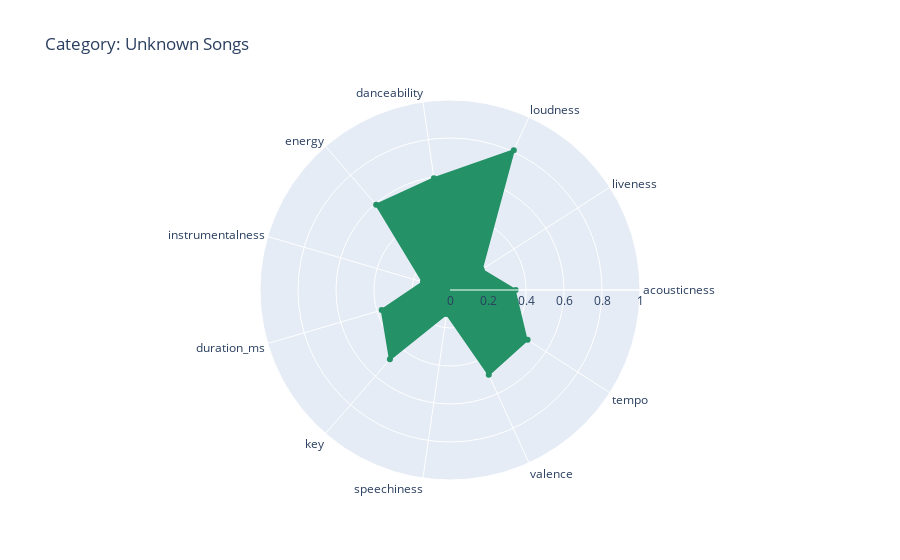
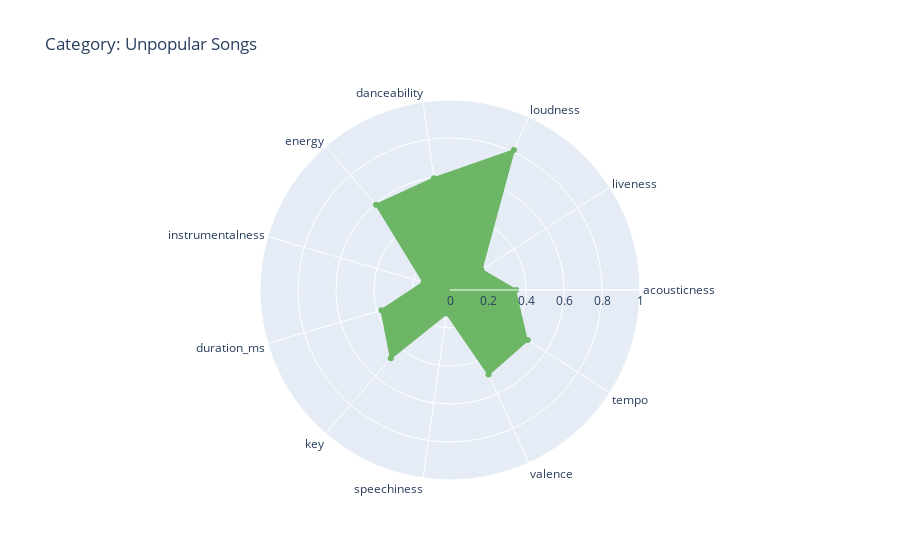
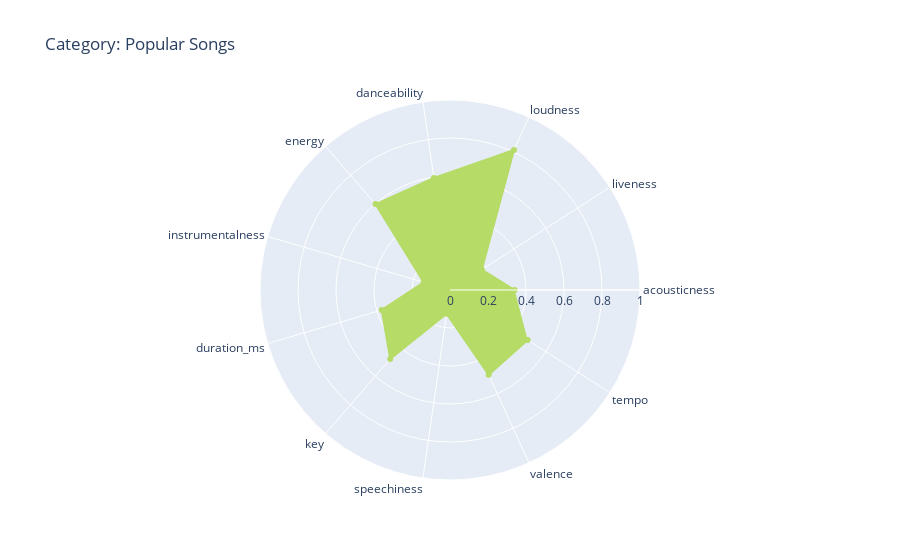
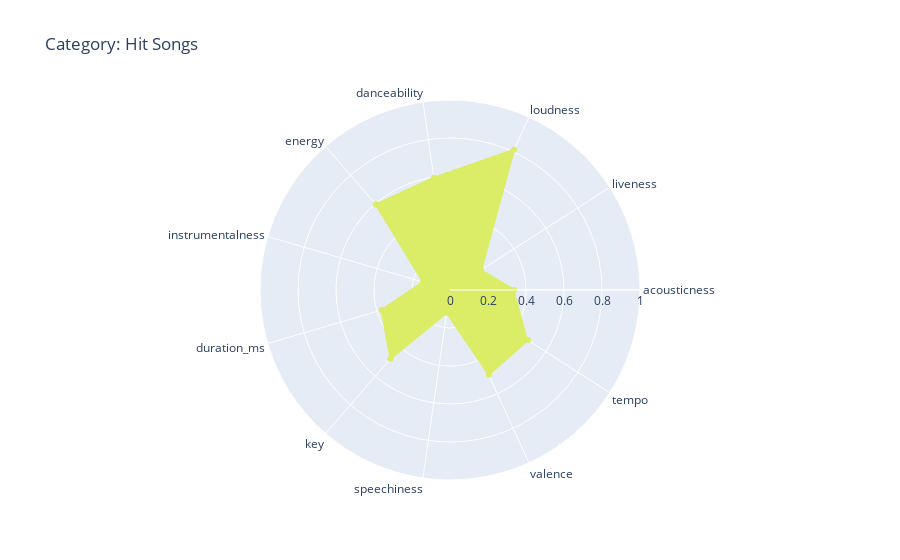

The code cell stored with these charts, in order, in its notebook:
### Code cell
#Graficamos los radares para cada rango de popularidad
import plotly.graph_objects as go

categories = ["acousticness", "liveness", "loudness", "danceability", "energy", "instrumentalness", "duration_ms", "key", "speechiness", "valence", "tempo"]

fig1 = go.Figure()
fig2 = go.Figure()
fig3 = go.Figure()
fig4 = go.Figure()

fig1.add_trace(go.Scatterpolar(
      r=unkn.mean().values,
      theta=categories,
      fill='toself', fillcolor='#249266',
      name='Unknown'
)).update_traces(marker=dict(color='#249266'))

fig2.add_trace(go.Scatterpolar(
      r=unpo.mean().values,
      theta=categories,
      fill='toself', fillcolor='#6db666',
      name='Unpopular'
)).update_traces(marker=dict(color='#6db666'))

fig3.add_trace(go.Scatterpolar(
      r=popu.mean().values,
      theta=categories,
      fill='toself', fillcolor='#b6db66',
      name='Popular'
)).update_traces(marker=dict(color='#b6db66'))

fig4.add_trace(go.Scatterpolar(
      r=hit.mean().values,
      theta=categories,
      fill='toself', fillcolor='#dbed66',
      name='Hit'
)).update_traces(marker=dict(color='#dbed66'))

fig1.update_layout(
  polar=dict(
    radialaxis=dict(
      visible=True,
      range=[0, 1]
    )),
  showlegend=False,
  title="Category: Unknown Songs"
)
fig2.update_layout(
  polar=dict(
    radialaxis=dict(
      visible=True,
      range=[0, 1]
    )),
  showlegend=False,
  title="Category: Unpopular Songs"
)
fig3.update_layout(
  polar=dict(
    radialaxis=dict(
      visible=True,
      range=[0, 1]
    )),
  showlegend=False,
  title="Category: Popular Songs"
)
fig4.update_layout(
  polar=dict(
    radialaxis=dict(
      visible=True,
      range=[0, 1]
    )),
  showlegend=False,
  title="Category: Hit Songs"
)
fig1.show()
fig2.show()
fig3.show()
fig4.show()

### Figure 1 — Plotly figure (JSON) as saved in the notebook; plotly's stock layout.template omitted (floating-point values rounded to 4 significant figures)
{"data": [{"fill": "toself", "fillcolor": "#249266", "marker": {"color": "#249266"}, "name": "Unknown", "r": [0.3457, 0.1985, 0.8085, 0.5944, 0.5935, 0.1484, 0.3747, 0.483, 0.1271, 0.491, 0.4855], "theta": ["acousticness", "liveness", "loudness", "danceability", "energy", "instrumentalness", "duration_ms", "key", "speechiness", "valence", "tempo"], "type": "scatterpolar"}], "layout": {"polar": {"radialaxis": {"range": [0, 1], "visible": true}}, "showlegend": false, "title": {"text": "Category: Unknown Songs"}}}

### Figure 2 — Plotly figure (JSON) as saved in the notebook; plotly's stock layout.template omitted (floating-point values rounded to 4 significant figures)
{"data": [{"fill": "toself", "fillcolor": "#6db666", "marker": {"color": "#6db666"}, "name": "Unpopular", "r": [0.3482, 0.1969, 0.8096, 0.5944, 0.5939, 0.1453, 0.376, 0.4755, 0.1251, 0.4885, 0.4861], "theta": ["acousticness", "liveness", "loudness", "danceability", "energy", "instrumentalness", "duration_ms", "key", "speechiness", "valence", "tempo"], "type": "scatterpolar"}], "layout": {"polar": {"radialaxis": {"range": [0, 1], "visible": true}}, "showlegend": false, "title": {"text": "Category: Unpopular Songs"}}}

### Figure 3 — Plotly figure (JSON) as saved in the notebook; plotly's stock layout.template omitted (floating-point values rounded to 4 significant figures)
{"data": [{"fill": "toself", "fillcolor": "#b6db66", "marker": {"color": "#b6db66"}, "name": "Popular", "r": [0.3404, 0.1989, 0.8106, 0.5956, 0.5983, 0.1444, 0.3744, 0.4805, 0.1264, 0.4898, 0.4858], "theta": ["acousticness", "liveness", "loudness", "danceability", "energy", "instrumentalness", "duration_ms", "key", "speechiness", "valence", "tempo"], "type": "scatterpolar"}], "layout": {"polar": {"radialaxis": {"range": [0, 1], "visible": true}}, "showlegend": false, "title": {"text": "Category: Popular Songs"}}}

### Figure 4 — Plotly figure (JSON) as saved in the notebook; plotly's stock layout.template omitted (floating-point values rounded to 4 significant figures)
{"data": [{"fill": "toself", "fillcolor": "#dbed66", "marker": {"color": "#dbed66"}, "name": "Hit", "r": [0.3391, 0.1947, 0.8113, 0.5969, 0.596, 0.1476, 0.3751, 0.4785, 0.1204, 0.4908, 0.4878], "theta": ["acousticness", "liveness", "loudness", "danceability", "energy", "instrumentalness", "duration_ms", "key", "speechiness", "valence", "tempo"], "type": "scatterpolar"}], "layout": {"polar": {"radialaxis": {"range": [0, 1], "visible": true}}, "showlegend": false, "title": {"text": "Category: Hit Songs"}}}
